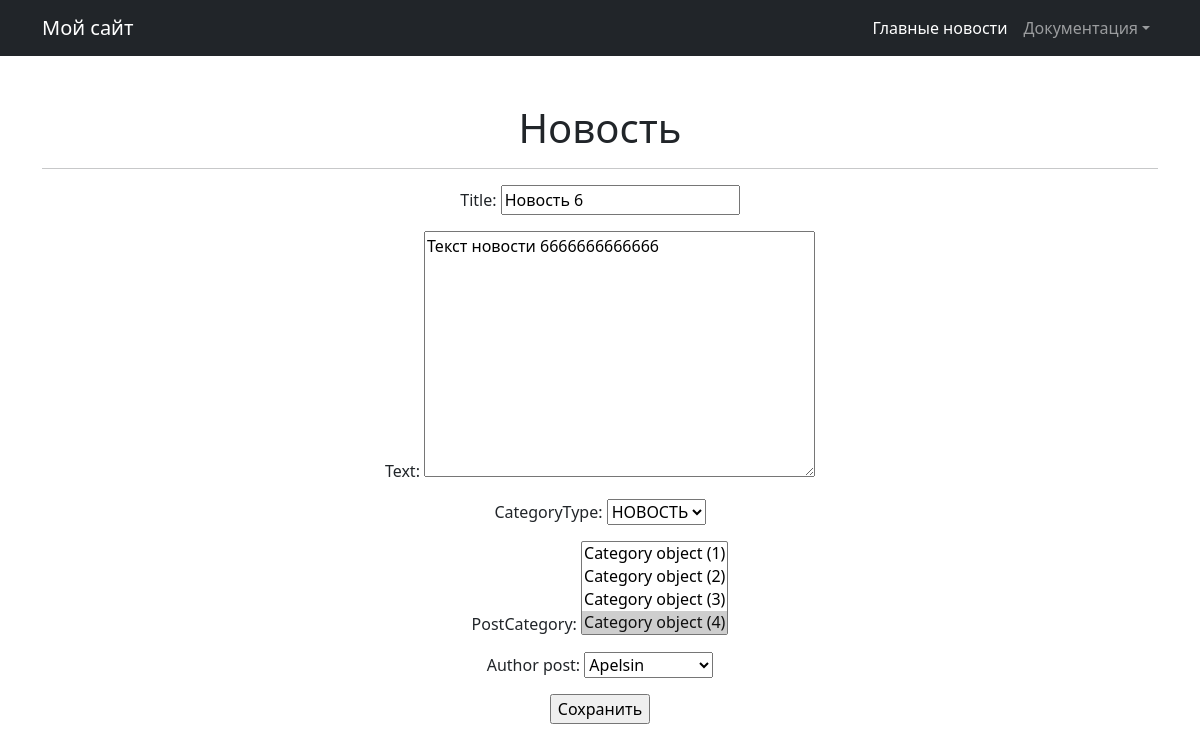
Before: /news/6/update/ (signed in) with the older database file.
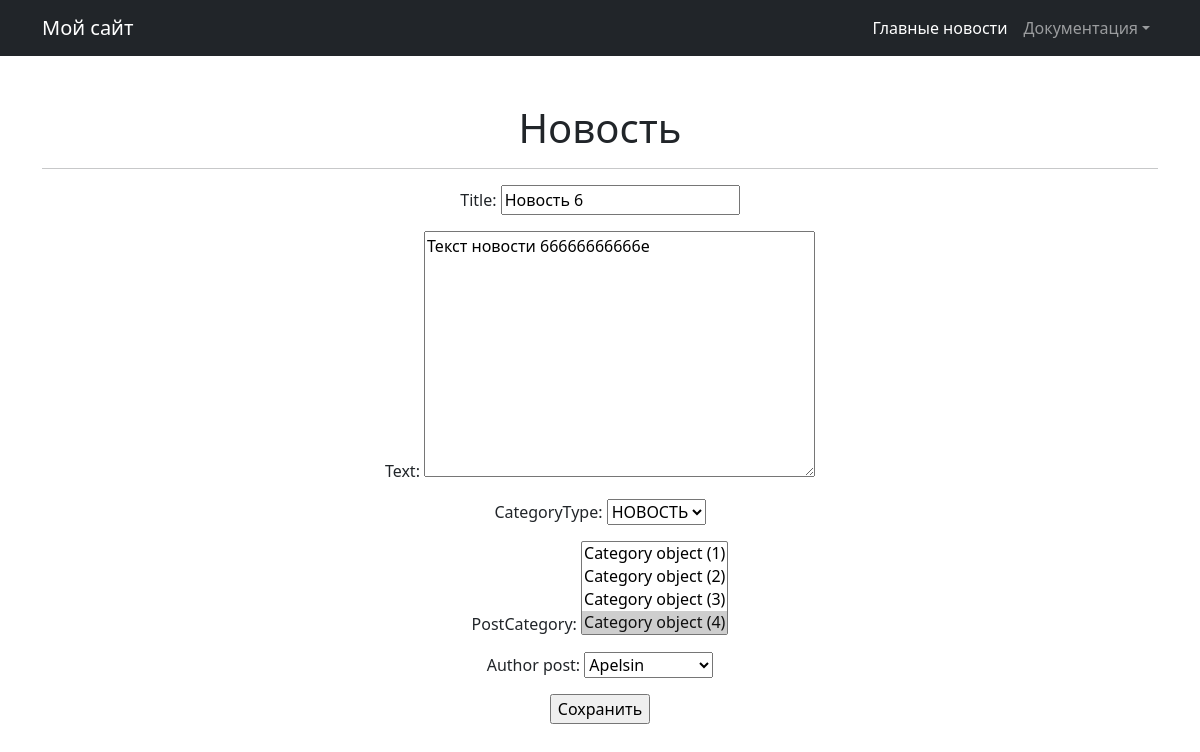
After: the same page with the newer database file.
### new/models.py (models this page shows, shortened)
class Post(models.Model):
    author_post = models.ForeignKey(User, on_delete=models.CASCADE)
    NEWS = 'NW'
    ARTICLE = 'AR'
    CATEGORY_CHOICES =  (
        ( NEWS, 'НОВОСТЬ'),
        (ARTICLE, 'СТАТЬЯ')
    )
    categoryType = models.CharField(max_length=2, choices=CATEGORY_CHOICES, default=ARTICLE)
    dataCreation = models.DateTimeField(auto_now_add=True)
    postCategory = models.ManyToManyField(Category, through='PostCategory')
    title = models.CharField(max_length=128)
    text = models.TextField()
    rating = models.SmallIntegerField(default=0)

### new/views.py (the view)
# urls.py: path('<int:pk>/update/', PostUpdate.as_view(), name='post_update'),
class PostUpdate(PermissionRequiredMixin, UpdateView):
    permission_required = ('new.change_post',)
    form_class = PostForm
    model = Post
    template_name = 'post_edit.html'

### new/forms.py
class PostForm(forms.ModelForm):
   class Meta:
       model = Post
       fields = [
           'title',
           'text',
           'categoryType',
           'postCategory',
           'author_post',
       ]

### templates/post_edit.html (shortened to what this page needs)
{% extends 'flatpages/default.html' %}
{% block content %}
<h1>Новость</h1>
<hr>
<form action="" method="post">
   {{ form.as_p }}
   <input type="submit" value="Сохранить" />
</form>
{% endblock content %}

Changed rows visible on the page:
changed Post "Новость 6": text "Текст новости 6666666666666" → "Текст новости 66666666666e"
